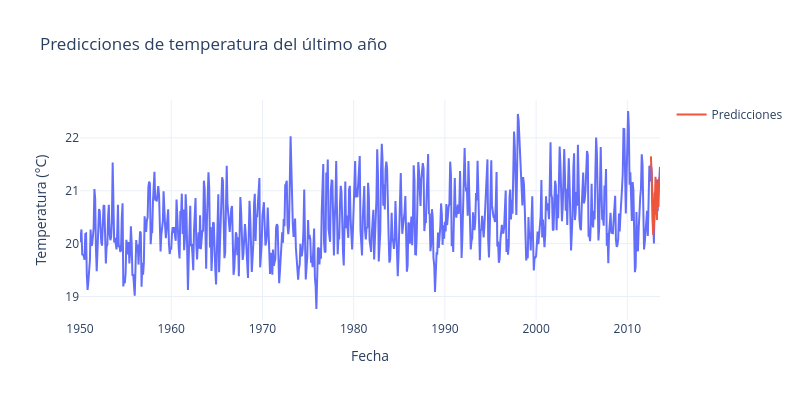

This figure's notebook cell:
### Code cell
# Definiendo el número de meses a predecir
n_meses = 12
# Definiendo los meses para hacer el cálculo del mae
meses = np.arange(len(bogota_predic)-10*12, len(bogota_predic)-n_meses)

# Predicciones para cada mes
maes = []
for mes in meses:
    # hacemos la predicción
    predictions = fitted_model.predict(start=mes, end=mes+n_meses, dynamic=False)
    maes.append(np.mean(np.abs(predictions - bogota_predic['y'][mes:mes+n_meses])))

# imprimimos el resultado
print(f"MAE promedio: {np.mean(maes)}")

# Graficar los resultados usando plotly
fig = px.line(bogota_predic, x=bogota_predic.index, y='y', title='Predicciones de temperatura del último año')
fig.add_scatter(x=bogota_predic.index[mes:mes+n_meses], y=predictions, mode='lines', name='Predicciones')
fig.update_layout(
    xaxis_title='Fecha',
    yaxis_title='Temperatura (°C)',
    template='plotly_white',
    width=800,
    height=400,
)
fig.show()

### Figure 1 — Plotly figure (JSON) as saved in the notebook; plotly's stock layout.template omitted (floating-point values rounded to 4 significant figures; data arrays with more than 128 entries replaced by an {"elided": "..."} marker saying what was removed)
{"data": [{"hovertemplate": "ds=%{x}<br>y=%{y}<extra></extra>", "legendgroup": "", "line": {"color": "#636efa", "dash": "solid"}, "marker": {"symbol": "circle"}, "mode": "lines", "name": "", "orientation": "v", "showlegend": false, "type": "scatter", "x": {"elided": "764 str values"}, "xaxis": "x", "y": {"elided": "764 float values"}, "yaxis": "y"}, {"mode": "lines", "name": "Predicciones", "type": "scatter", "x": ["2012-08-01T00:00:00.000000", "2012-09-01T00:00:00.000000", "2012-10-01T00:00:00.000000", "2012-11-01T00:00:00.000000", "2012-12-01T00:00:00.000000", "2013-01-01T00:00:00.000000", "2013-02-01T00:00:00.000000", "2013-03-01T00:00:00.000000", "2013-04-01T00:00:00.000000", "2013-05-01T00:00:00.000000", "2013-06-01T00:00:00.000000", "2013-07-01T00:00:00.000000"], "y": [21.65, 21.32, 20.49, 20.17, 20.36, 20.63, 21.26, 20.58, 20.45, 21.15, 20.69, 21.24, 21.59]}], "layout": {"height": 400, "legend": {"tracegroupgap": 0}, "title": {"text": "Predicciones de temperatura del último año"}, "width": 800, "xaxis": {"anchor": "y", "domain": [0, 1], "title": {"text": "Fecha"}}, "yaxis": {"anchor": "x", "domain": [0, 1], "title": {"text": "Temperatura (°C)"}}}}
